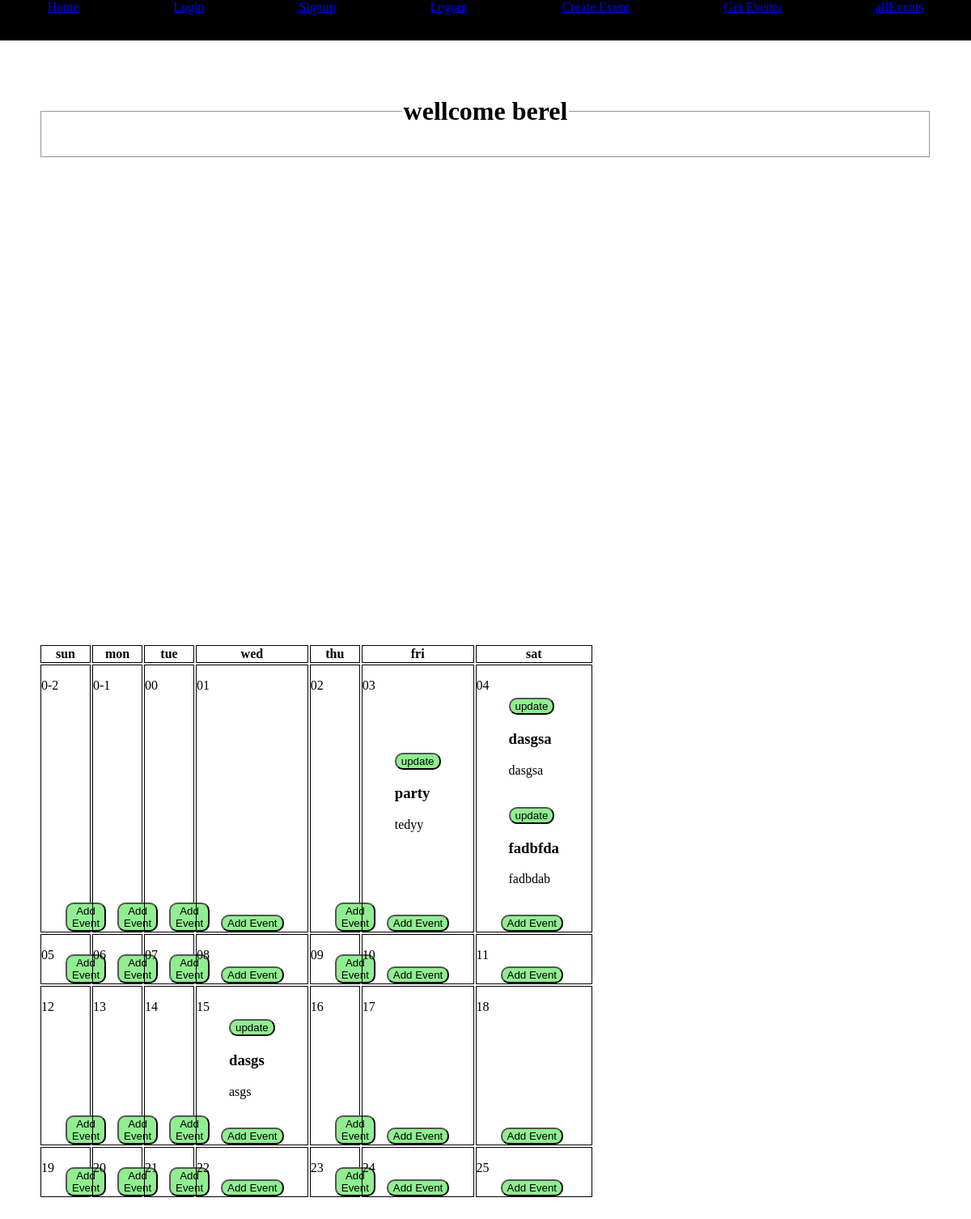
Before: /allEvents (signed in) with the older database file.
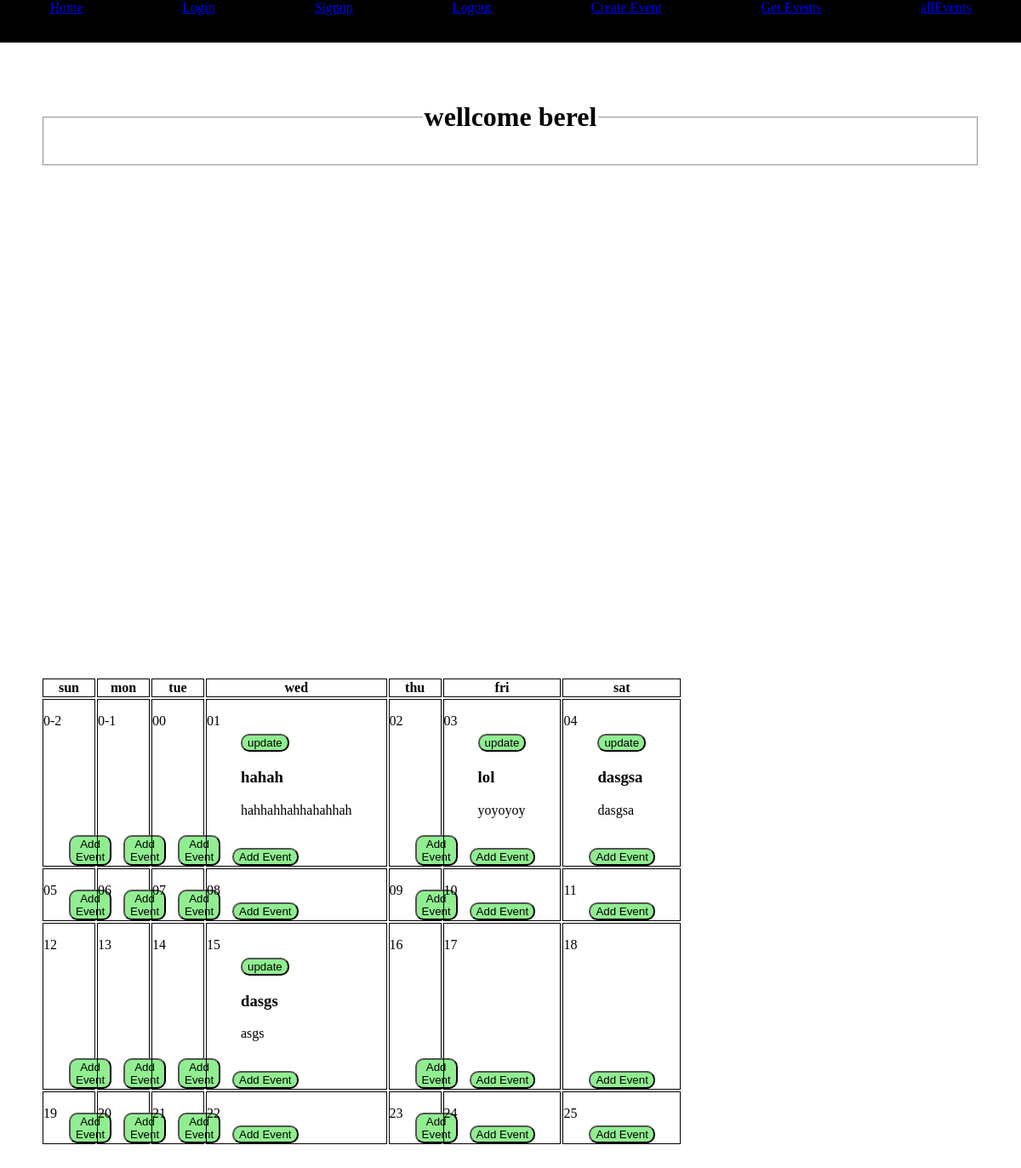
After: the same page with the newer database file.
### tables this page shows
CREATE TABLE events (id integer primary key, name text, description text, date text, user_id integer, foreign key (user_id) references users(id));

### main.py (the view)
@app.route('/allEvents')
def index():
    userId = session.get('userId')
    if not userId:
        return redirect('/login')
    events = get_events_by_userId(userId)
    if not events:
        return send_message("you have no events")
    calendar = deepcopy(daysTool)
    for event in events:
        print(f"{event = }")
        day = event[2][-2:]
        if day not in calendar:
            calendar[day] = []
        calendar[day].append(event)
    print(f"{calendar = }")
    return render_template("index.html", calendar=calendar, sortedCalendarDates=sortedCalendarDates, name=session.get('username'))

### databaseInteraction.py (called while the page is built)
def get_events_by_userId(userId):
    conn = connect("database.db")
    """Retrieve events from the database using a username."""
    cursor = conn.execute("SELECT name, description, date, id FROM events WHERE user_id = ?", (userId,))
    events = cursor.fetchall()
    return events

### templates/index.html (shortened to what this page needs)
{% extends 'base.html' %}
{% block content %}
<header>
    <fieldset>
        <legend>
            <h1>wellcome {{name}}</h1>
        </legend>
    </fieldset>
</header>
<table>
    <tr>
        <th>sun</th><th>mon</th><th>tue</th><th>wed</th><th>thu</th><th>fri</th><th>sat</th>
    </tr>
{% for week in sortedCalendarDates %}
    <tr>
        {% for day in week %}
        <td>
            <p class="date">{{ day }}</p>
            {% for event in calendar[day] %}
            <div class="event">
                <button onclick="showUpdateEventForm({{ event[3] }})">update</button>
                <h3>{{ event[0] }}</h3>
                <p>{{ event[1] }}</p>
            </div>
            {% endfor %}
            <button class="addEvent" onclick="showCreateEventForm({{ day }})">Add Event</button>
        </td>
        <br>
        {% endfor %}
    </tr>
{% endfor %}
</table>
{% endblock %}

### templates/base.html (shortened to what this page needs)
<!DOCTYPE html>
<html lang="en">
<head>
</head>
<body>
    <nav>
        <a href="/">Home</a>
        <a href="/login">Login</a>
        <a href="/signup">Signup</a>
        <a href="/logout">Logout</a>
        <a href="/createEvent">Create Event</a>
        <a href="/getEvents">Get Events</a>
        <a href="/allEvents">allEvents</a>
    </nav>
    {% block content %}{% endblock %}
</body>
</html>

### templates/base.html (style rules this page uses)
body { margin: 0%; }
nav { height: 50px; display: flex; justify-content: space-around; background-color: black; color: black; }
td, th { border: 1px solid black; }

### templates/index.html (style rules this page uses)
:root { --indent-amount: 4%; }
header { margin: var(--indent-amount); }
table { margin:var(--indent-amount); }
td { position: relative; padding: 30px; }
.date { position: absolute; top: 0%; left: 0%; }
.addEvent { position: absolute; bottom: 0%; }
.event { padding: 10px; }
button { background-color: lightgreen; }
input, button { border-radius: 10px; }
header { text-align: center; }

Changed rows visible on the page:
removed events: name "fadbfda", description "fadbdab", shown under "04"
added events: name "hahah", description "hahhahhahhahahhah", shown under "01"
changed events: name "party" → "lol"; description "tedyy" → "yoyoyoy"
